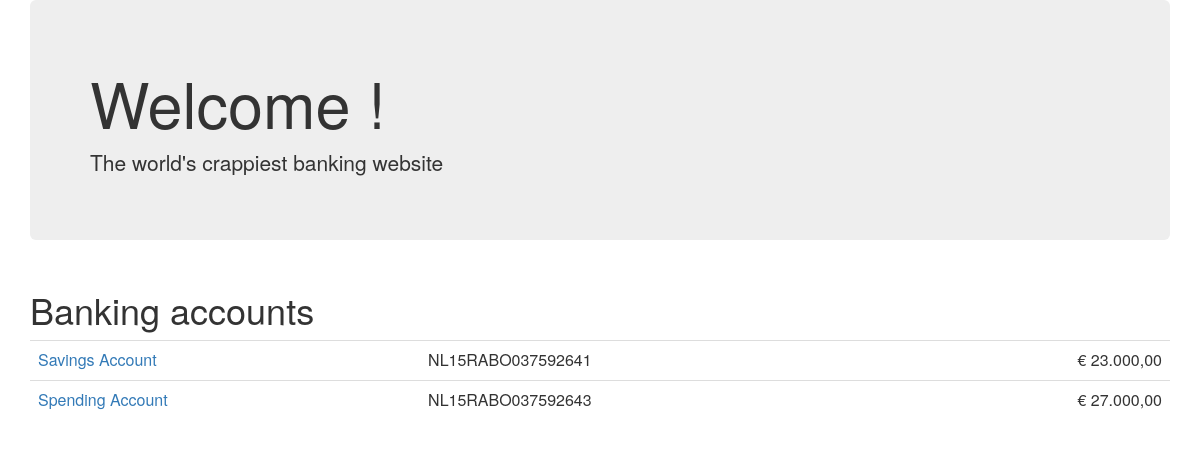
The page /secret.php (signed in) on the database its author committed.
### tables this page shows
CREATE TABLE `accounts` (
  `account` varchar(255) NOT NULL DEFAULT '',
  `user_id` int(11) DEFAULT NULL,
  `name` varchar(255) DEFAULT NULL,
  PRIMARY KEY (`account`)
);

### database.php (called while the page is built, shortened)
<?php
function query_row($query){
	$res = mysql_query($query) or die (mysql_error());
	return mysql_fetch_array($res);
}
function query_rows($query)
{
	$results = [];
	$res = mysql_query($query) or die (mysql_error());
	while($row = mysql_fetch_assoc($res)){
		$results[] = $row;
	}
	return $results;
}
function user_accounts($userid)
{
	$query = "SELECT * FROM accounts WHERE user_id = '$userid'";
	return query_rows($query);
}
function account_get_balance($account)
{
	$in = query_row("SELECT SUM(amount) as 's' FROM transactions WHERE to_acc = '$account' ");
	$out = query_row("SELECT SUM(amount) as s FROM transactions WHERE from_acc='$account' ");
	return $in['s'] - $out['s'];
}

### accounts.php (the view, shortened to what this page needs)
<div class="row" >
	<div class="col-md-12">
		<div class="jumbotron">
			<h1>Welcome <?php print $_GET['name'] ?>!</h1>
			<p>The world's crappiest banking website</p>
		</div>
	</div>
</div>
<div class="row">
	<div class="col-md-12">
		<h1>Banking accounts</h1>
		<table class="table">
			<?php foreach(user_accounts($_SESSION['user']['id']) as $account) :  ?>
				<tr>
					<td>
						<a href="secret.php?page=account-info.php&account=<?php print $account['account'] ?>"><?php print $account['name'] ?></a></td>
					<td><?php print $account['account'] ?></td>
					<td class="text-right">&euro; <?php print number_format(account_get_balance($account['account']),2,',','.') ?></td>
				</tr>
			<?php endforeach;?>
		</table>
	</div>
</div>

### rows shown on the page
accounts: name "Savings Account", account "NL15RABO037592641", account "23.000,00"
accounts: name "Spending Account", account "NL15RABO037592643", account "27.000,00"
